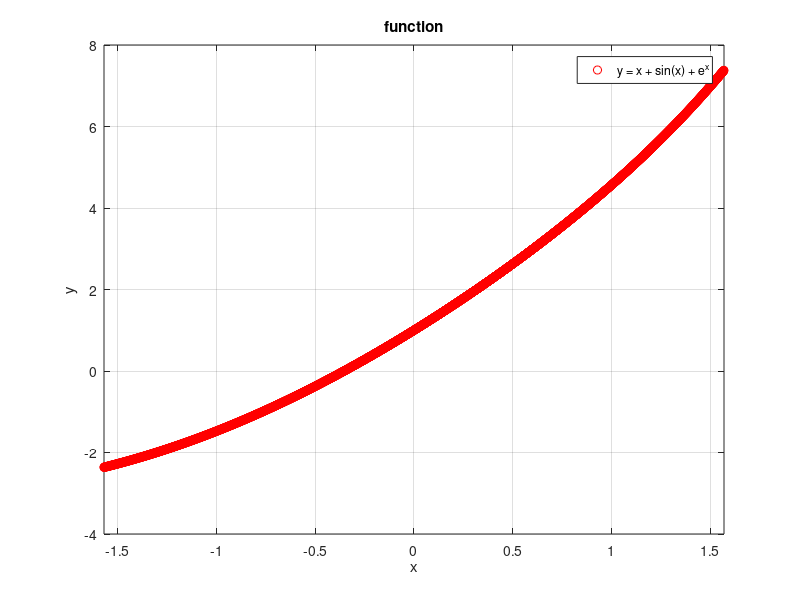

MATLAB code for this plot:
% y = x + sin(x) + e^x
% 画出x 在 [-pi/2,pi/2] 上的图像
clc,clear,close all
x = -pi/2:0.001:pi/2;
y = x + sin(x) + exp(x);

figure(1);
% plot(x,y,'LineWidth',2);
plot(x,y,'or');

grid on;
xlim([-pi/2 pi/2]);
title('function');
xlabel('x');
ylabel('y');
legend('y = x + sin(x) + e^x');